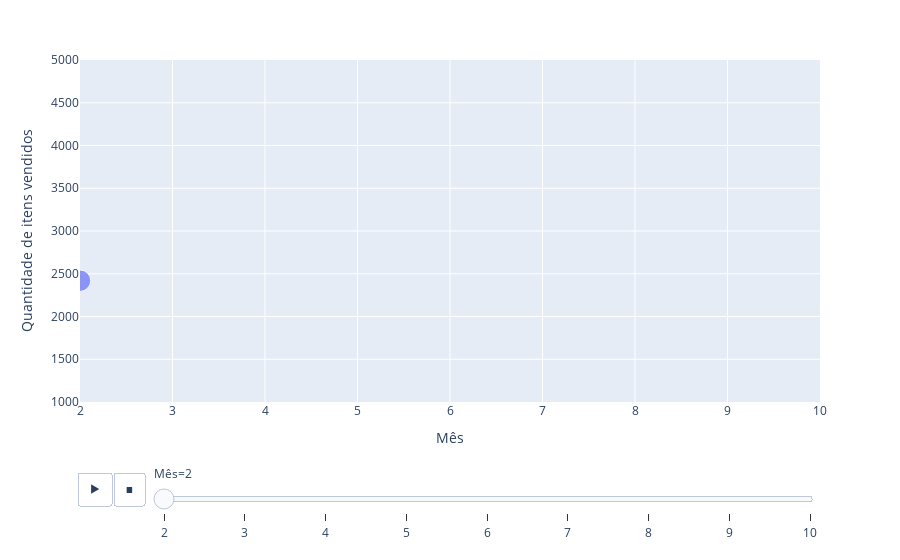

Notebook code for this chart:
### Code cell
px.scatter(grouped_by_mes, x = 'data', y = 'item_count', animation_frame= 'data', range_x=[2,10],
 range_y= [1000, 5000], log_y=False, size = 'item_count', labels= {'item_count' : 'Quantidade de itens vendidos','data': 'Mês'})

### Figure 1 — Plotly figure (JSON) as saved in the notebook; plotly's stock layout.template omitted (floating-point values rounded to 4 significant figures)
{"data": [{"hovertemplate": "Mês=%{x}<br>Quantidade de itens vendidos=%{marker.size}<extra></extra>", "legendgroup": "", "marker": {"color": "#636efa", "size": [2419], "sizemode": "area", "sizeref": 10.53, "symbol": "circle"}, "mode": "markers", "name": "", "orientation": "v", "showlegend": false, "type": "scatter", "x": [2], "xaxis": "x", "y": [2419], "yaxis": "y"}], "layout": {"legend": {"itemsizing": "constant", "tracegroupgap": 0}, "margin": {"t": 60}, "sliders": [{"active": 0, "currentvalue": {"prefix": "Mês="}, "len": 0.9, "pad": {"b": 10, "t": 60}, "steps": [{"args": [["2"], {"frame": {"duration": 0, "redraw": false}, "fromcurrent": true, "mode": "immediate", "transition": {"duration": 0, "easing": "linear"}}], "label": "2", "method": "animate"}, {"args": [["3"], {"frame": {"duration": 0, "redraw": false}, "fromcurrent": true, "mode": "immediate", "transition": {"duration": 0, "easing": "linear"}}], "label": "3", "method": "animate"}, {"args": [["4"], {"frame": {"duration": 0, "redraw": false}, "fromcurrent": true, "mode": "immediate", "transition": {"duration": 0, "easing": "linear"}}], "label": "4", "method": "animate"}, {"args": [["5"], {"frame": {"duration": 0, "redraw": false}, "fromcurrent": true, "mode": "immediate", "transition": {"duration": 0, "easing": "linear"}}], "label": "5", "method": "animate"}, {"args": [["6"], {"frame": {"duration": 0, "redraw": false}, "fromcurrent": true, "mode": "immediate", "transition": {"duration": 0, "easing": "linear"}}], "label": "6", "method": "animate"}, {"args": [["7"], {"frame": {"duration": 0, "redraw": false}, "fromcurrent": true, "mode": "immediate", "transition": {"duration": 0, "easing": "linear"}}], "label": "7", "method": "animate"}, {"args": [["8"], {"frame": {"duration": 0, "redraw": false}, "fromcurrent": true, "mode": "immediate", "transition": {"duration": 0, "easing": "linear"}}], "label": "8", "method": "animate"}, {"args": [["9"], {"frame": {"duration": 0, "redraw": false}, "fromcurrent": true, "mode": "immediate", "transition": {"duration": 0, "easing": "linear"}}], "label": "9", "method": "animate"}, {"args": [["10"], {"frame": {"duration": 0, "redraw": false}, "fromcurrent": true, "mode": "immediate", "transition": {"duration": 0, "easing": "linear"}}], "label": "10", "method": "animate"}], "x": 0.1, "xanchor": "left", "y": 0, "yanchor": "top"}], "updatemenus": [{"buttons": [{"args": [null, {"frame": {"duration": 500, "redraw": false}, "fromcurrent": true, "mode": "immediate", "transition": {"duration": 500, "easing": "linear"}}], "label": "&#9654;", "method": "animate"}, {"args": [[null], {"frame": {"duration": 0, "redraw": false}, "fromcurrent": true, "mode": "immediate", "transition": {"duration": 0, "easing": "linear"}}], "label": "&#9724;", "method": "animate"}], "direction": "left", "pad": {"r": 10, "t": 70}, "showactive": false, "type": "buttons", "x": 0.1, "xanchor": "right", "y": 0, "yanchor": "top"}], "xaxis": {"anchor": "y", "categoryarray": [2, 3, 4, 5, 6, 7, 8, 9, 10], "categoryorder": "array", "domain": [0, 1], "range": [2, 10], "title": {"text": "Mês"}}, "yaxis": {"anchor": "x", "domain": [0, 1], "range": [1000, 5000], "title": {"text": "Quantidade de itens vendidos"}}}}
